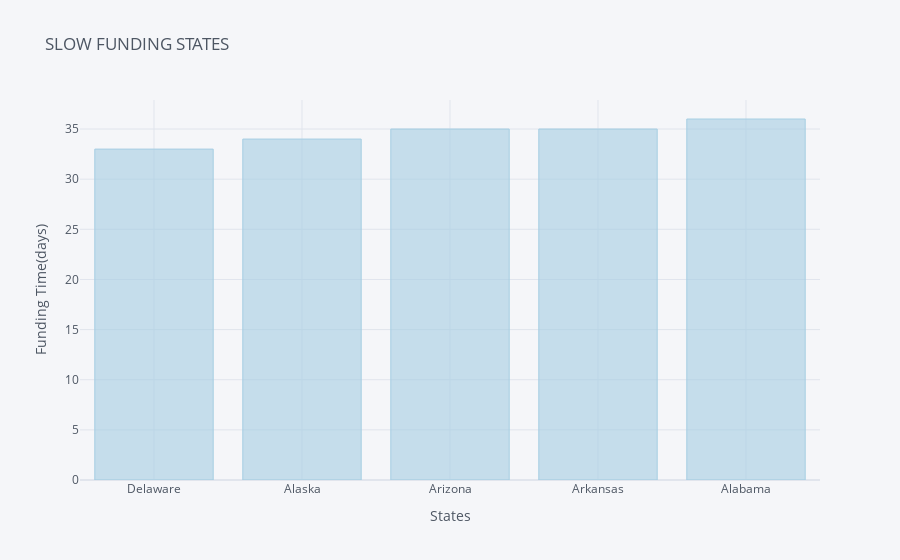

Here is the notebook cell this chart was saved with:
### Code cell
slow_funding = slow_funding[slow_funding>32].sort_values().head(10)
slow_funding.iplot(kind='bar',
                  xTitle='States',
                  yTitle='Funding Time(days)',
                  title='SLOW FUNDING STATES',
                  colorscale='paired')

### Figure 1 — Plotly figure (JSON) as saved in the notebook; plotly's stock layout.template omitted (floating-point values rounded to 4 significant figures)
{"data": [{"marker": {"color": "rgba(166, 206, 227, 0.6)", "line": {"color": "rgba(166, 206, 227, 1.0)", "width": 1}}, "name": "Funding time", "orientation": "v", "text": "", "type": "bar", "x": ["Delaware", "Alaska", "Arizona", "Arkansas", "Alabama"], "y": [33, 34, 35, 35, 36]}], "layout": {"legend": {"bgcolor": "#F5F6F9", "font": {"color": "#4D5663"}}, "paper_bgcolor": "#F5F6F9", "plot_bgcolor": "#F5F6F9", "title": {"font": {"color": "#4D5663"}, "text": "SLOW FUNDING STATES"}, "xaxis": {"gridcolor": "#E1E5ED", "showgrid": true, "tickfont": {"color": "#4D5663"}, "title": {"font": {"color": "#4D5663"}, "text": "States"}, "zerolinecolor": "#E1E5ED"}, "yaxis": {"gridcolor": "#E1E5ED", "showgrid": true, "tickfont": {"color": "#4D5663"}, "title": {"font": {"color": "#4D5663"}, "text": "Funding Time(days)"}, "zerolinecolor": "#E1E5ED"}}}
